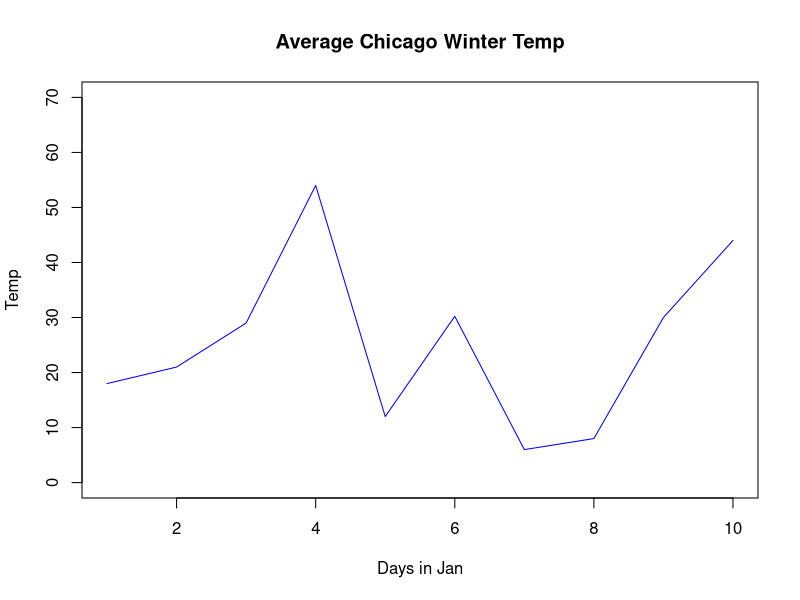

Here is the R script that generated this plot: (Note: this script raises an error after producing the figure.)
#Line Chart
data <- c(18,21,29,54,12,30.22,6,8,30,44)

View(data)
library(tidyverse)
library(reshape2)
library(ggplot2)
head(data)

plot(data, type="l", main="Average Chicago Winter Temp", xlab="Days in Jan", 
     ylab="Temp", col="Blue", ylim=c(0,70))

data %>% ggplot(aes(x = report_year, y = robberies_percapita)) + geom_line()

#Step Chart
d=data.frame(x=c(1,2,4,5,7,8,9), y=c(1,2,3,5,6,7,9))
ggplot() +
  geom_step(data=d, mapping=aes(x=x, y=y)) +
  geom_step(data=d, mapping=aes(x=x, y=y), direction="vh", linetype=3) +
  geom_point(data=d, mapping=aes(x=x, y=y), color="red") 

d + labs(title = "Step_Chart",
  x = "hours", y = "miles")
